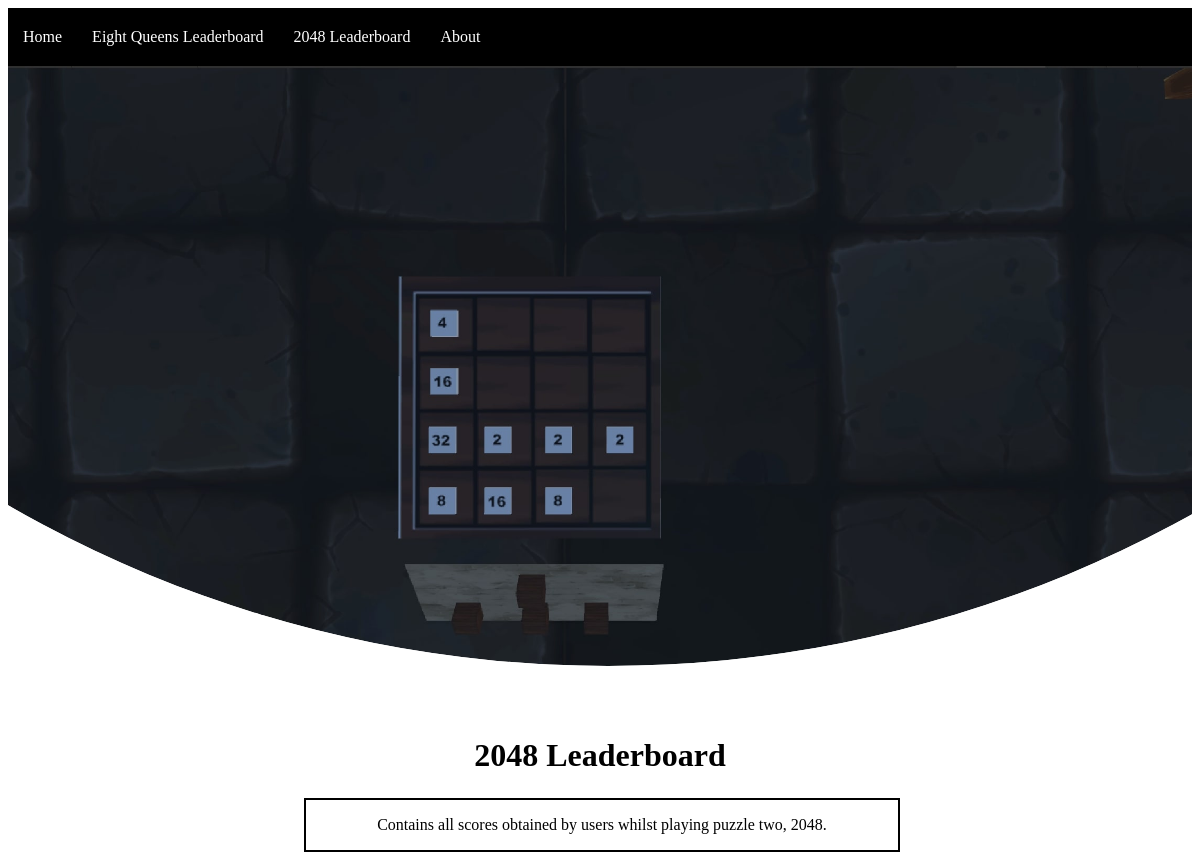
Before: /2048Leader/ with the older database file.
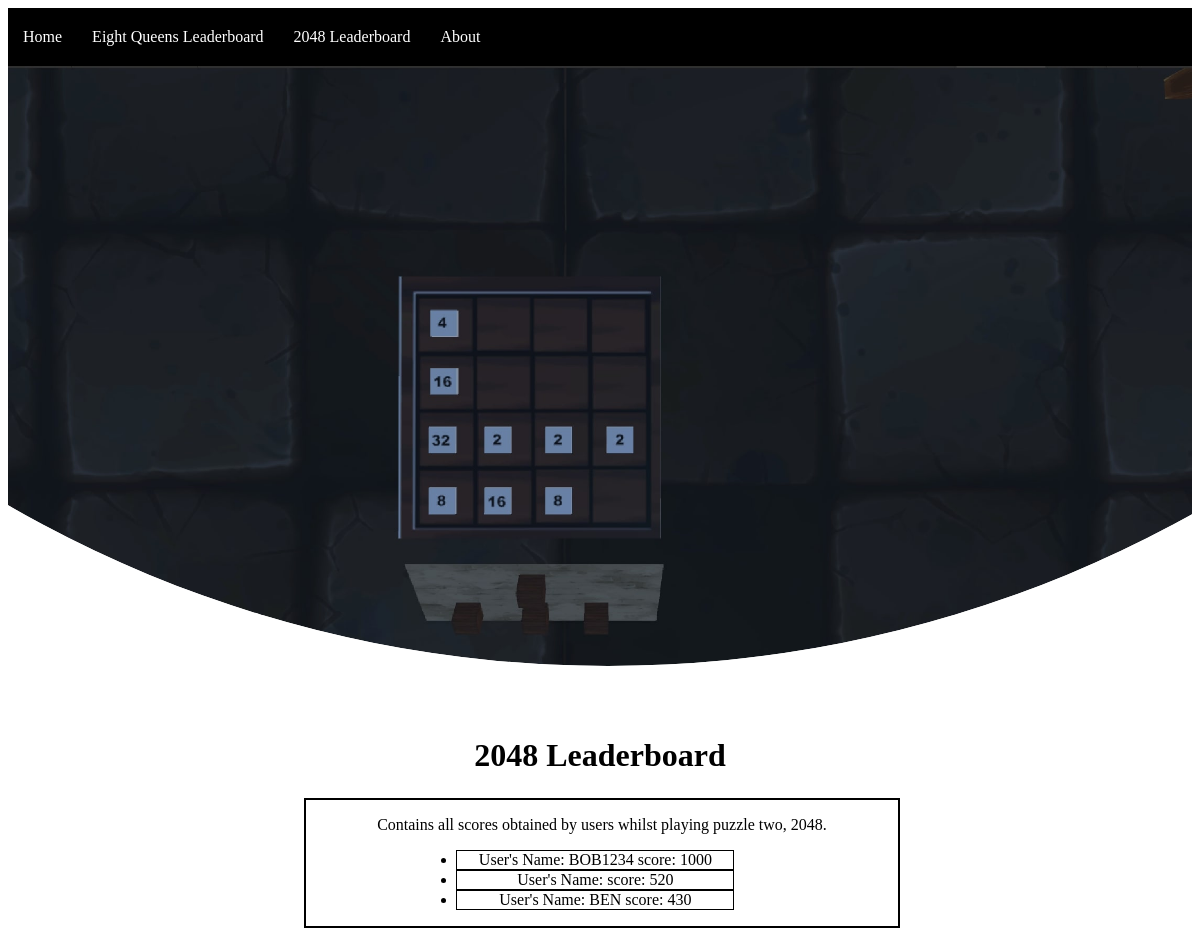
After: the same page with the newer database file.
### DSPWebApp/models.py (models this page shows)
class ScoreData2048(models.Model):
    userName = models.CharField(max_length=200)
    score = models.IntegerField()
    def __str__(self):
        return "User's Name: " + self.userName + " score: " + str(self.score)

### DSPWebApp/views.py (the view)
# urls.py: path('2048Leader/', views.leaderBoard2048, name='2048Leader'),
def leaderBoard2048(request):
    allRecords = ScoreData2048.objects.all()#gets database table (Database query)
    sortedRecords = sorted(allRecords, key=lambda ScoreData2048:ScoreData2048.score,reverse=True)
    return render(request, '2048Leader.html', {'all_records' : sortedRecords})

### DSPWebApp/templates/2048Leader.html (shortened to what this page needs)
{% load static %}
<!DOCTYPE html>
<html lang = "en">
<head>
    <link rel="stylesheet" href="{% static 'css/generalcss.css' %}">
    <link rel="stylesheet" href="{% static 'css/2048Leader.css' %}">
</head>
<body class="body">
    <ul class="navBar">
        <li class="button"><a class="linkToPage" href={% url 'home' %}>Home</a></li>
        <li class="button"><a class="linkToPage" href={% url 'eightQueensLeader' %}>Eight Queens Leaderboard</a></li>
        <li class="button"><a class="linkToPage" href={% url '2048Leader' %}>2048 Leaderboard</a></li>
        <li class="button"><a class="linkToPage" href={% url 'aboutPage' %}>About</a></li>
    </ul>
    <div class="container">
      <img class="imageBannerindex" src="{% static 'images/TwoGrid.jpg' %}" alt="image" />
      </div>
   <h1 class="welcomeText">2048 Leaderboard</h1>
   <div class="table">
    <p>Contains all scores obtained by users whilst playing puzzle two, 2048.</p>
    <ul>
    {%for scores in all_records%}
    <div class="listElement"><li>{{ scores }}</li></div>
    {% endfor %}
    </ul>
    </div>
</body>
</html>

Changed rows visible on the page:
added ScoreData2048: userName+score "User's Name: BOB1234 score: 1000"
added ScoreData2048: userName+score "User's Name: score: 520"
added ScoreData2048: userName+score "User's Name: BEN score: 430"
